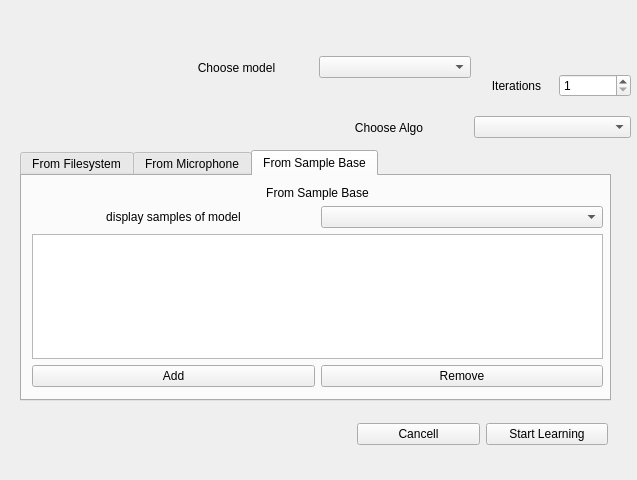
<?xml version="1.0" encoding="UTF-8"?>
<ui version="4.0">
 <class>LearningModelWindow</class>
 <widget class="QDialog" name="LearningModelWindow">
  <property name="geometry">
   <rect>
    <x>0</x>
    <y>0</y>
    <width>637</width>
    <height>480</height>
   </rect>
  </property>
  <property name="windowTitle">
   <string>Dialog</string>
  </property>
  <widget class="QTabWidget" name="tabWidget">
   <property name="geometry">
    <rect>
     <x>20</x>
     <y>150</y>
     <width>591</width>
     <height>251</height>
    </rect>
   </property>
   <property name="currentIndex">
    <number>2</number>
   </property>
   <widget class="QWidget" name="tab_fromFilesystem">
    <attribute name="title">
     <string>From Filesystem</string>
    </attribute>
    <widget class="QWidget" name="verticalLayoutWidget">
     <property name="geometry">
      <rect>
       <x>10</x>
       <y>10</y>
       <width>571</width>
       <height>194</height>
      </rect>
     </property>
     <layout class="QVBoxLayout" name="verticalLayout_filesystem">
      <item>
       <widget class="QLabel" name="label_fromFilesystem">
        <property name="text">
         <string>From Filesystem</string>
        </property>
        <property name="alignment">
         <set>Qt::AlignCenter</set>
        </property>
       </widget>
      </item>
      <item>
       <widget class="QListWidget" name="listWidget_fromFilesystem"/>
      </item>
      <item>
       <layout class="QHBoxLayout" name="horizontalLayout_fromFilesystem">
        <item>
         <widget class="QPushButton" name="pushButton_add_fromFilesystem">
          <property name="text">
           <string>Add</string>
          </property>
         </widget>
        </item>
        <item>
         <widget class="QPushButton" name="pushButton_remove_fromFilesystem">
          <property name="text">
           <string>Remove</string>
          </property>
         </widget>
        </item>
       </layout>
      </item>
     </layout>
    </widget>
   </widget>
   <widget class="QWidget" name="tab_fromMicrophone">
    <attribute name="title">
     <string>From Microphone</string>
    </attribute>
    <widget class="QWidget" name="verticalLayoutWidget_2">
     <property name="geometry">
      <rect>
       <x>10</x>
       <y>10</y>
       <width>571</width>
       <height>201</height>
      </rect>
     </property>
     <layout class="QVBoxLayout" name="verticalLayout_fromMicrophone">
      <item>
       <widget class="QLabel" name="label_fromMicrophone">
        <property name="text">
         <string>From Microphone</string>
        </property>
        <property name="alignment">
         <set>Qt::AlignCenter</set>
        </property>
       </widget>
      </item>
      <item>
       <widget class="QListWidget" name="listWidget_fromMicrophone"/>
      </item>
      <item>
       <layout class="QHBoxLayout" name="horizontalLayout_fromMicrophone">
        <item>
         <widget class="QPushButton" name="pushButton_add_fromMicrophone">
          <property name="text">
           <string>Add</string>
          </property>
         </widget>
        </item>
        <item>
         <widget class="QPushButton" name="pushButton_remove_fromMicrophone">
          <property name="text">
           <string>Remove</string>
          </property>
         </widget>
        </item>
       </layout>
      </item>
     </layout>
    </widget>
   </widget>
   <widget class="QWidget" name="tab_fromSampleBase">
    <attribute name="title">
     <string>From Sample Base</string>
    </attribute>
    <widget class="QWidget" name="verticalLayoutWidget_3">
     <property name="geometry">
      <rect>
       <x>10</x>
       <y>10</y>
       <width>571</width>
       <height>201</height>
      </rect>
     </property>
     <layout class="QVBoxLayout" name="verticalLayout_fromSampleBase">
      <item>
       <widget class="QLabel" name="label_fromSampleBase">
        <property name="text">
         <string>From Sample Base</string>
        </property>
        <property name="alignment">
         <set>Qt::AlignCenter</set>
        </property>
       </widget>
      </item>
      <item>
       <layout class="QHBoxLayout" name="horizontalLayout_5">
        <item>
         <widget class="QLabel" name="label_from_sample_base_which_model">
          <property name="text">
           <string>display samples of model</string>
          </property>
          <property name="alignment">
           <set>Qt::AlignCenter</set>
          </property>
         </widget>
        </item>
        <item>
         <widget class="QComboBox" name="comboBox_from_sample_base_which_model"/>
        </item>
       </layout>
      </item>
      <item>
       <widget class="QListWidget" name="listWidget_fromSampleBase"/>
      </item>
      <item>
       <layout class="QHBoxLayout" name="horizontalLayout_fromSampleBase">
        <item>
         <widget class="QPushButton" name="pushButton_add_fromSampleBase">
          <property name="text">
           <string>Add</string>
          </property>
         </widget>
        </item>
        <item>
         <widget class="QPushButton" name="pushButton_remove_fromSampleBase">
          <property name="text">
           <string>Remove</string>
          </property>
         </widget>
        </item>
       </layout>
      </item>
     </layout>
    </widget>
   </widget>
  </widget>
  <widget class="QWidget" name="horizontalLayoutWidget_4">
   <property name="geometry">
    <rect>
     <x>160</x>
     <y>50</y>
     <width>311</width>
     <height>35</height>
    </rect>
   </property>
   <layout class="QHBoxLayout" name="horizontalLayout">
    <item>
     <widget class="QLabel" name="label_model_2">
      <property name="text">
       <string>Choose model</string>
      </property>
      <property name="alignment">
       <set>Qt::AlignCenter</set>
      </property>
     </widget>
    </item>
    <item>
     <widget class="QComboBox" name="comboBox_model_2"/>
    </item>
   </layout>
  </widget>
  <widget class="QWidget" name="horizontalLayoutWidget_5">
   <property name="geometry">
    <rect>
     <x>310</x>
     <y>110</y>
     <width>321</width>
     <height>35</height>
    </rect>
   </property>
   <layout class="QHBoxLayout" name="horizontalLayout_2">
    <item>
     <widget class="QLabel" name="label_algo_2">
      <property name="text">
       <string>Choose Algo</string>
      </property>
      <property name="alignment">
       <set>Qt::AlignCenter</set>
      </property>
     </widget>
    </item>
    <item>
     <widget class="QComboBox" name="comboBox_algo_2"/>
    </item>
   </layout>
  </widget>
  <widget class="QWidget" name="horizontalLayoutWidget_6">
   <property name="geometry">
    <rect>
     <x>480</x>
     <y>70</y>
     <width>151</width>
     <height>31</height>
    </rect>
   </property>
   <layout class="QHBoxLayout" name="horizontalLayout_3">
    <item>
     <widget class="QLabel" name="label_iter_2">
      <property name="text">
       <string>Iterations</string>
      </property>
      <property name="alignment">
       <set>Qt::AlignCenter</set>
      </property>
     </widget>
    </item>
    <item>
     <widget class="QSpinBox" name="spinBox_iter_2">
      <property name="minimum">
       <number>1</number>
      </property>
      <property name="maximum">
       <number>100</number>
      </property>
     </widget>
    </item>
   </layout>
  </widget>
  <widget class="QWidget" name="verticalLayoutWidget_4">
   <property name="geometry">
    <rect>
     <x>357</x>
     <y>420</y>
     <width>251</width>
     <height>29</height>
    </rect>
   </property>
   <layout class="QHBoxLayout" name="horizontalLayout_4">
    <item>
     <widget class="QPushButton" name="pushButton_cancell">
      <property name="text">
       <string>Cancell</string>
      </property>
     </widget>
    </item>
    <item>
     <widget class="QPushButton" name="pushButton_start">
      <property name="text">
       <string>Start Learning</string>
      </property>
     </widget>
    </item>
   </layout>
  </widget>
 </widget>
 <resources/>
 <connections/>
</ui>
